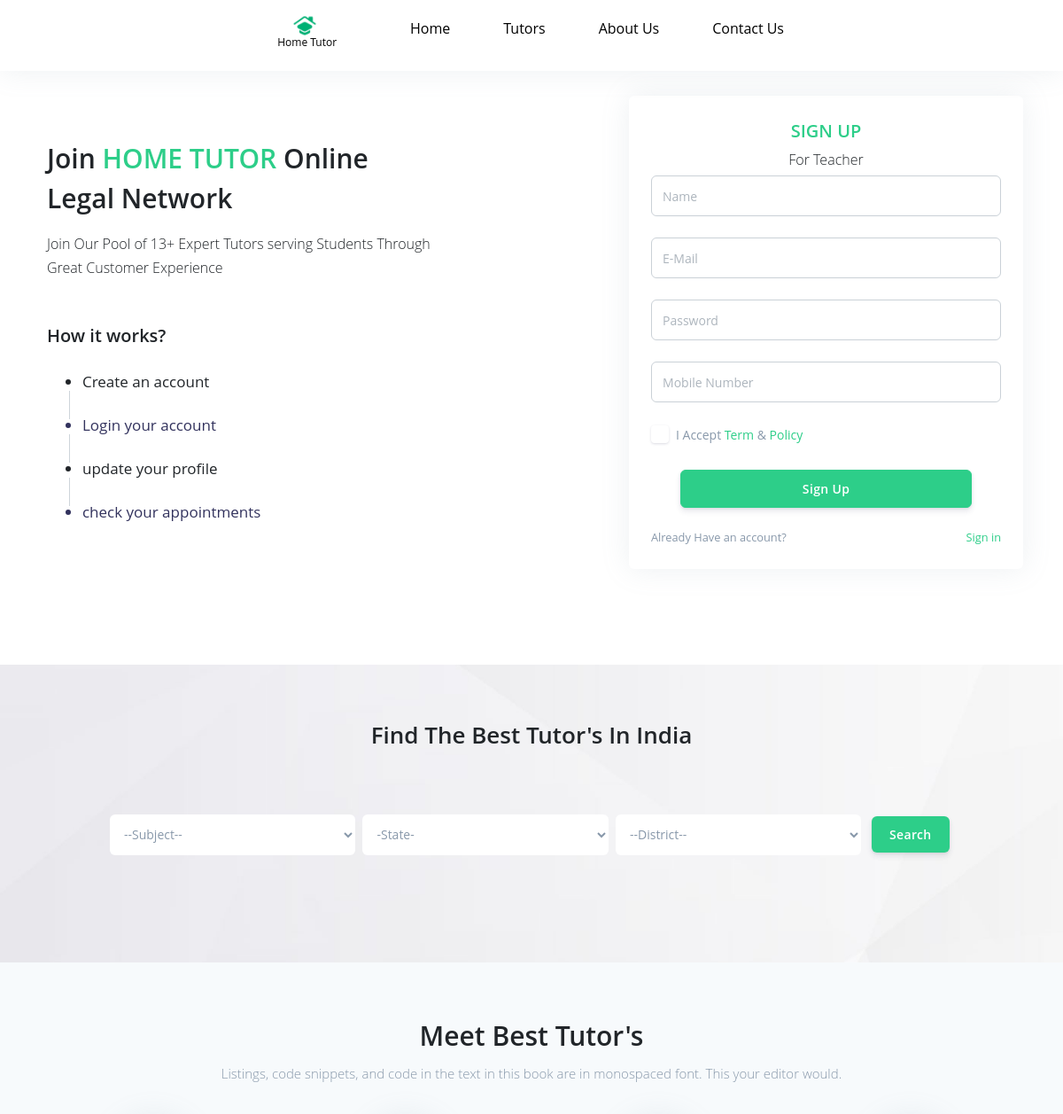
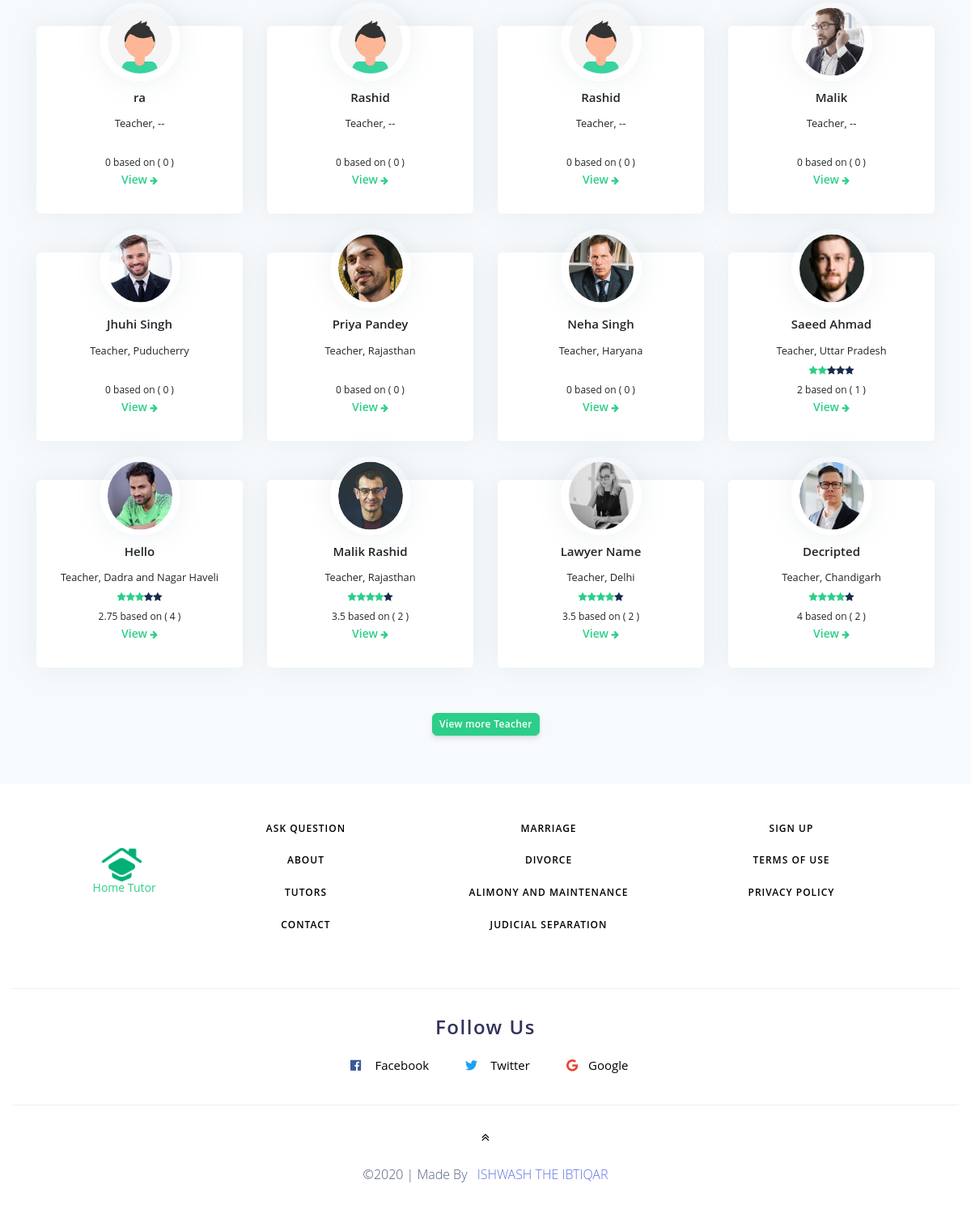
The app's page /genlawyer.php with its own data (2 pictures, top to bottom).
### tables this page shows
CREATE TABLE `tbl_lawyer` (
  `lawyer_id` int(11) NOT NULL,
  `name` varchar(100) NOT NULL,
  `email` varchar(30) NOT NULL,
  `password` varchar(40) NOT NULL,
  `number` varchar(10) NOT NULL,
  `license_number` varchar(15) NOT NULL,
  `language` varchar(200) NOT NULL,
  `practicingarea` varchar(200) NOT NULL,
  `practicingcourt` varchar(1000) NOT NULL,
  `practicingstate` varchar(20) NOT NULL,
  `practicingdistrict` varchar(50) NOT NULL,
  `casehandled` varchar(20) NOT NULL,
  `bar_enroll_date` date NOT NULL,
  `website` varchar(70) NOT NULL,
  `alt_number` varchar(10) NOT NULL,
  `account_number` varchar(60) NOT NULL,
  `ifsc` varchar(15) NOT NULL,
  `state` varchar(20) NOT NULL,
  `district` varchar(20) NOT NULL,
  `locality` varchar(100) NOT NULL,
  `pincode` varchar(6) NOT NULL,
  `filename` varchar(200) NOT NULL,
  `status` int(2) NOT NULL,
  `date_time` datetime NOT NULL
);

CREATE TABLE `tbl_state` (
  `state_id` int(11) NOT NULL,
  `name` varchar(100) NOT NULL,
  `date` date NOT NULL,
  `time` time NOT NULL
);

CREATE TABLE `tbl_inlawtype` (
  `lawtype_id` int(11) NOT NULL,
  `areaname` varchar(200) NOT NULL,
  `lawarea_id` int(11) NOT NULL,
  `areafontcode` varchar(20) NOT NULL,
  `date` date NOT NULL,
  `time` time NOT NULL
);

### genlawyer.php (the view, shortened to what this page needs)
<?php
include("header.php");
include 'config.php';
$query4 = "SELECT * FROM tbl_lawyer ORDER BY lawyer_id DESC LIMIT 12";
$result4 = mysqli_query($connect, $query4);
$query6 = "SELECT count(lawyer_id) AS `totallawyer` FROM tbl_lawyer";
$result6 = mysqli_query($connect, $query6);
$row6 = mysqli_fetch_array($result6);
?>
<section id="appointment">
  <div class="container text-dark">
    <div class="row justify-content-center">
      <div class="mt-5 col-md-5 col-xl-5 col-sm-11">
        <h1 class="mt-5 ml-2 text-dark" style="font-size: 30px">Join <span class='text-green'> HOME TUTOR</span> Online Legal Network</h1>
        <p class="mt-3 ml-2">Join Our Pool of <?php echo $row6['totallawyer']; ?>+ Expert Tutors serving Students Through Great Customer Experience</p>
        <div class="howit ml-2">
          <h2 class="mt-5 mb-3 text-dark">How it works?</h2>
          <ul class="mt-4" style="font-size: 17px">
            <li>Create an account</li>
            <li class="list text-gray-dark">Login your account</li>
            <li class="list">update your profile</li>
            <li class="list text-gray-dark">check your appointments</li>
          </ul>
        </div>
      </div>
      <div class="col-md-1 col-xl-2"></div>
      <div class="col-lg-5 col-md-6 mt-5 mb-5">
        <div class="card border-0 shadow" style="padding: 25px">
          <h2 class="text-center text-uppercase mb-1 text-green">Sign Up</h2>
          <p class="text-center mb-1">For Teacher</p>
          <form role="form" id="validate_form" method="POST">
            <div class="form-group">
              <input class="form-control" placeholder="Name" data-parsley-pattern="^[a-z A-Z]+$" data-parsley-trigger="keyup" name="lawyer_name" type="text" required>
            </div>
            <div class="form-group">
              <input class="form-control" data-parsley-type="email" data-parsley-trigger="keyup" placeholder="E-Mail" name="email" type="email" id="email" required>
            </div>
            <div class="form-group">
              <input class="form-control" data-parsley-length="[8, 16]" data-parsley-trigger="keyup" placeholder="Password" name="password" type="password" required>
            </div>
            <div class="form-group">
              <input class="form-control" data-parsley-type="number" data-parsley-trigger="keyup" placeholder="Mobile Number" maxlength="10" name="number" type="number" required>
            </div>
            <div class="custom-control custom-control-alternative custom-checkbox">
              <label class="custom-control-label" for=" customCheckLogin">
                <span class="text-muted">I Accept <a href="#" class="text-success">Term</a> & <a href="#" class="text-success">Policy</a></span>
              </label>
            </div>
            <div class="text-center py-1">
              <input type="submit" name="submit" value="Sign Up" id="submit" class="btn btn-success mt-4 col-10 mr-1 ml-1 submit">
            </div>
            <div class="row mt-3">
              <div class="col-9">
                <small class="text-muted">Already Have an account?</small>
              </div>
              <div class="col-3 text-right">
                <a href="signin.php" class="text-success"><small>Sign in</small></a>
              </div>
            </div>
          </form>
        </div>
      </div>
    </div>
  </div>
</section>
<section id="search">
  <div class="container text-dark">
    <h1 class="text-center text-dark">Find The Best Tutor's In India</h1>
    <div class="row justify-content-center">
      <div class="col-xl-12 col-lg-12">
        <form class="form-inline mt-5 mb-5 justify-content-center" action="gensearch.php" method="POST">
          <select name="practics_area" class="form-control border-0 col-xl-3 col-sm-12 col-lg-3 ml-1 mr-1 mt-2 mb-2 col-md-3" required>
            <option value="">--Subject--</option>
          </select>
          <select name="state" id="state" class="form-control border-0 col-sm-12 col-xl-3 col-lg-3 ml-1 mr-1 mt-2 mb-2 col-md-3" required>
            <option value="">-State-</option>
          </select>
          <select name="district" id="district" class="form-control border-0 col-sm-12 col-xl-3 col-lg-3 ml-1 mr-1 mt-2 mb-2 col-md-3" required>
            <option value="">--District--</option>
          </select>
          <button class="btn btn-success border-0  mr-2 mt-3 mb-3 ml-2 ">Search</button>
        </form>
      </div>
    </div>
  </div>
</section>
<section id="toplawyer" class="bg-secondary">
  <div class="container text-dark">
    <div class="row mb-5">
      <div class="offset-sm-2 col-sm-8">
        <div class="text-center">
          <h1 style="font-size: 30px" class="text-dark">Meet Best Tutor's</h1>
          <p class="text-muted mb-3" style="font-size: 15px">Listings, code snippets, and code in the text in this book are in monospaced font.
            This your editor would.</p>
        </div>
      </div>
    </div>
    <div class="row">
      <?php
      while ($row4 = mysqli_fetch_array($result4)) {
        $lawyer_id = $row4['lawyer_id'];
        $practicingstate = $row4['practicingstate'];
        $query1 = "SELECT * FROM tbl_state WHERE state_id='$practicingstate'";
        $result1 = mysqli_query($connect, $query1);
        if ($row1 = mysqli_fetch_array($result1)) {
          $practicingstatename = $row1['name'];
        } else {
          $practicingstatename = "--";
        }
      ?>
        <div class="col-md-3 col-6 col-lg-3 mb-5">
          <div class="card border-0 shadow">
            <div class="row justify-content-center">
              <div class="col-md-12 text-center card-profile-image">
                <img style="height: 98px" src="code/profileUpload/<?php echo $row4['filename']; ?>" class="img-fluid  rounded-circle">
              </div>
            </div>
            <div class="card-body mt-5">
              <div class="row">
                <div class="col-md-12 text-center justify-content-center">
                  <h4 class="mt-1 text-dark"><?php echo $row4['name']; ?></h4>
                  <small class="text-dark">Teacher, <?php echo $practicingstatename; ?></small><br />
                  <span style="font-size: 12px"><?php echo LawyerGetRating($lawyer_id); ?></span>
                </div>
              </div>
              <div class="row justify-content-center">
                <span class="text-success text-sm h5"><a href="genlawyerprofile.php?la_id=<?php echo $lawyer_id; ?>" class="text-success">View <i class="fa fa-arrow-right" style="font-size: 11px"></i></a></span>
              </div>
            </div>
          </div>
        </div>
      <?php
      } ?>
    </div>
    <div class="row justify-content-center">
      <a href="genviewalllawyers.php"><button class="btn btn-success btn-sm  mt-2">View more Teacher</button></a>
    </div>
  </div>
</section>
<?php
include("footer.php")
?>

### lawyer_rating.php (shortened to what this page needs)
<?php
function LawyerGetRating($lawyer_id)
{
  include 'config.php';
  $query2="SELECT * FROM tbl_star WHERE lawyer_id='$lawyer_id'";
  $result2=mysqli_query($connect,$query2);
  $count_user_rating=mysqli_num_rows($result2);
   $query="SELECT SUM(ratepoint)  AS total FROM tbl_star WHERE lawyer_id='$lawyer_id'";
   $result=mysqli_query($connect,$query);
   $row=mysqli_fetch_array($result);
   $total=$row['total'];
   $output='';
   $avg=0;
   if($count_user_rating>0)
   {
   $avg= $total/$count_user_rating;
  	  $point=$avg;
      $remain=5-$point;
      if($remain>=1 AND $remain<2)
      {
    	  $start=4;
      }
      elseif($remain>=2 AND $remain<3)
      {
    	$start=3;
      }
      elseif($remain>=3 AND $remain<4)
      {
    	$start=2;
      }
      elseif($remain>=4 AND $remain<5)
      {
    	$start=1;
      }
      else{
    	$start=6;
      }
     for($i=0; $i<$point; $i++){
	 $output.='<i class="fa fa-star text-green"></i>';
     }
     for ($j=$start; $j<5 ; $j++) {
     $output.='<i class="fa fa-star text-default"></i>';
     }
    }
     $output.='<br/>';
     $output.=round($avg,2) ." based on ( ".$count_user_rating." )";
     return $output;
  }
?>

### footer.php
<?php
$query = "SELECT * FROM tbl_inlawtype ORDER BY lawtype_id LIMIT 4";
$result = mysqli_query($connect, $query);
?>
<div>
    <div class="container-fluid py-md-4">
        <div class="row justify-content-center text-center">
            <div class="col-lg-1 col-xl-1 col-md-1 ml-3 footer_grid mt-5 text-green">
                <img src="img/home (1).png" class="img-fulid" style="width: 55px;margin-bottom: 35px">
                <sub><sub><sub><sub><sub><sub><sub><sub><sub><span style="font-size: 14px;margin-left: -68px;">Home Tutor</span></sub></sub></sub></sub></sub></sub></sub></sub></sub>
            </div>
            <div class="col-lg-3 col-xl-3 col-md-3 footer_grid mt-md-0 mt-4">
                <ul class="footer_list">
                    <li>
                        <a href="genaskquestion.php"> Ask Question</a>
                    </li>
                    <li>
                        <a href="about.php"> About</a>
                    </li>
                    <li>
                        <a href="genlawyer.php"> Tutors</a>
                    </li>
                    <li>
                        <a href="contact.php"> Contact</a>
                    </li>
                </ul>
            </div>
            <div class="col-lg-3 col-xl-3 col-md-3 sfooter_grid mt-md-0 mt-sm-4 mt-3">
                <ul class="footer_list">
                    <?php
                    while ($row = mysqli_fetch_array($result)) {
                    ?>
                        <li>
                            <a href="genralsearchlawyer.php?law_id=<?php echo $row['lawtype_id']; ?>"><?php echo $row['areaname']; ?></a>
                        </li>
                    <?php
                    }
                    ?>
                </ul>
            </div>
            <div class="col-lg-3 mt-md-0 mt-sm-4 mt-3">
                <ul class="footer_list">
                    <li>
                        <a href="signup.php">Sign Up</a>
                    </li>
                    <li>
                        <a href="#">Terms of Use</a>
                    </li>
                    <li>
                        <a href="#">Privacy Policy</a>
                    </li>
                </ul>
            </div>
        </div>
        <div class="social_grid">
            <h3 class="fallowUs">Follow Us</h3>
            <div class="social-icons">
                <ul>
                    <li><a href="#"><span class="fab fa-facebook-f"></span> Facebook</a></li>
                    <li><a href="#"><span class="fab fa-twitter"></span> Twitter</a></li>
                    <li><a href="#"><span class="fab fa-google"></span>Google</a></li>
                </ul>
            </div>
        </div>
        <div class="move-top text-center mt-lg-4 mt-3">
            <a href="#top"><span class="fa fa-angle-double-up" aria-hidden="true"></span></a>
        </div>
        <div class="rinfo">
            <p class="text-center mt-3">&copy;2020 | Made By <a href="" class="text-uppercase ml-2"> Ishwash The Ibtiqar</a></p>
        </div>
    </div>
</div>

### records on screen
tbl_lawyer: filename (placeholder picture), name "ra", practicingstatename "--", lawyer_id "0 based on ( 0 )"
tbl_lawyer: filename (placeholder picture), name "Rashid", practicingstatename "--", lawyer_id "0 based on ( 0 )"
tbl_lawyer: filename (placeholder picture), name "Rashid", practicingstatename "--", lawyer_id "0 based on ( 0 )"
tbl_lawyer: filename (picture), name "Malik", practicingstatename "--", lawyer_id "0 based on ( 0 )"
tbl_lawyer: filename (picture), name "Jhuhi Singh", tbl_state.name "Puducherry", lawyer_id "0 based on ( 0 )"
tbl_lawyer: filename (picture), name "Priya Pandey", tbl_state.name "Rajasthan", lawyer_id "0 based on ( 0 )"
tbl_lawyer: filename (picture), name "Neha Singh", tbl_state.name "Haryana", lawyer_id "0 based on ( 0 )"
tbl_lawyer: filename (picture), name "Saeed Ahmad", tbl_state.name "Uttar Pradesh", lawyer_id "2 based on ( 1 )"
tbl_lawyer: filename (picture), name "Hello", tbl_state.name "Dadra and Nagar Haveli", lawyer_id "2.75 based on ( 4 )"
tbl_lawyer: filename (picture), name "Malik Rashid", tbl_state.name "Rajasthan", lawyer_id "3.5 based on ( 2 )"
tbl_lawyer: filename (picture), name "Lawyer Name", tbl_state.name "Delhi", lawyer_id "3.5 based on ( 2 )"
tbl_lawyer: filename (picture), name "Decripted", tbl_state.name "Chandigarh", lawyer_id "4 based on ( 2 )"
tbl_inlawtype: areaname "MARRIAGE"
tbl_inlawtype: areaname "DIVORCE"
tbl_inlawtype: areaname "ALIMONY AND MAINTENANCE"
tbl_inlawtype: areaname "JUDICIAL SEPARATION"

### other values on screen
$row6['totallawyer'] "13"
